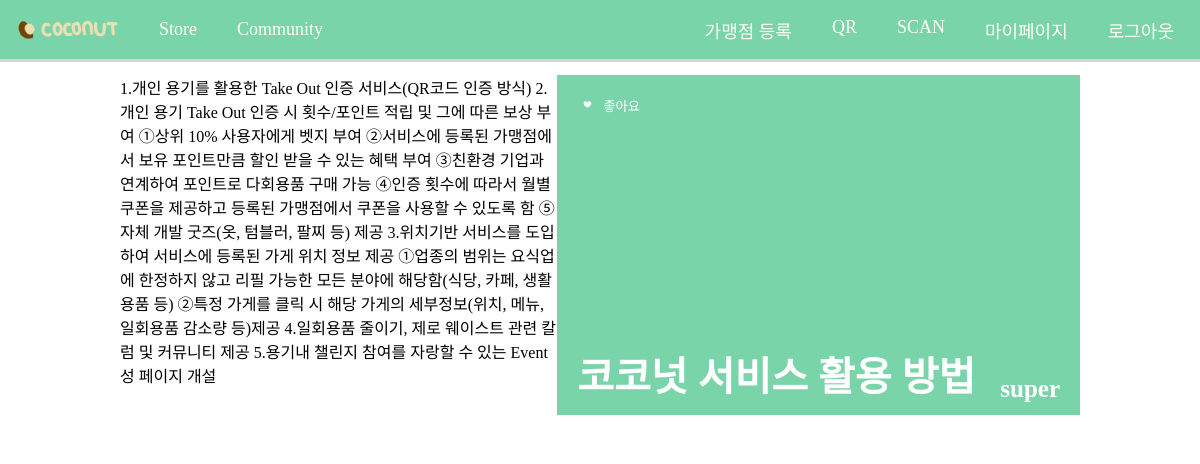
The app's page /community/21/ (signed in) with its own data.
### community/models.py (models this page shows, shortened)
class Community(models.Model):
    writer = models.CharField(max_length=200, default='')
    title = models.CharField(max_length=200, default='')
    content = models.CharField(max_length=200, default='')
    subdate = models.CharField(max_length=200, default='')

### community/views.py (the view)
# urls.py: path('<int:community_id>/', views.commu_detail, name = "commu_detail"),
def commu_detail(request, community_id):
    community_detail = Community.objects.get(id = community_id)
    return render(request,'commu_detail.html',{'community':community_detail})

### community/templates/commu_detail.html (shortened to what this page needs)
<!DOCTYPE html>
<html lang="en">
  {% load static %}
  <head>
    <link rel="stylesheet" type="text/css" href="{% static 'css/base.css' %}" />
    <link
      rel="stylesheet"
      type="text/css"
      href="{% static 'css/ssu_c.css' %}"
    />
  </head>
  <body>
    {% include 'base.html'%}
    <main>
      <div class="detail-top">
        <form method="POST" action="{%url 'commu_like' %}">
          <div class="cmd">
            <img src="/static/img/Heart.png" alt="" class="like">
            <input
              type="submit"
              name="save"
              id="save"
              value="좋아요"
              class="cmd_submit"
            />
          </div>
        </form>
        <div class="detail-title">
          <h3>{{community.title}}</h3>
          <h4>{{community.writer}}</h4>
        </div>
        <p>{{community.subdate}}</p>
      </div>
      <p>{{community.content}}</p>
    </main>
  </body>
</html>

### coconutproject/static/css/base.css (style rules this page uses)
:root { --mint: #7ad4a9; --brown: #754434; --ivory: #fffff4; --title: 25px; --subtitle: 17px; --content: 15px; }
* { font-family: "InfinitySans-RegularA1"; }
body { margin: 0; padding: 0; }
form { margin: 0; height: 250px; }

### community/static/css/ssu_c.css (style rules this page uses)
:root { --mint: #7ad4a9; --brown: #754434; --ivory: #fffff4; --title: 25px; --subtitle: 17px; --content: 15px; }
main { margin: 0 10% 0 10%; }
h3 { font-size: 40px; margin: 0; padding: 0; }
h4 { font-size: 25px; margin: 0; padding: 0; }
.detail-top { background-color: var(--mint); height: 300px; color: #ffffff; padding: 20px; float: inline-end; }
.detail-title { display: flex; align-items: flex-end; }
.detail-top h3 { margin-right: 25px; }
.like { height: 100%; color: #ffffff; }
.cmd input { border: none; background-color: transparent; color: #ffffff; height: 100%; }
.cmd { height: 20px; display: flex; align-items: center; }

### records on screen
Community: title "코코넛 서비스 활용 방법", writer "super", content "1.개인 용기를 활용한 Take Out 인증 서비스(QR코드 인증 방식) 2.개인 용기 Take Out 인증 시 횟수/포인트 적립 및 그에 따른 보상 부여 ①상위 10% 사용자에게 벳지 부여 ②서비스에 등록된 가맹점에서 보유 포인트만큼 할인 받을 수 있는 혜택 부여 ③친환경 기업과 연계하여 포인트로 다회용품 구매 가능 ④인증 횟수에 따라서 월별 쿠폰을 제공하고 등록된 가맹점에서 쿠폰을 사용할 수 있도록 함 ⑤자체 개발 굿즈(옷, 텀블러, 팔찌 등) 제공 3.위치기반 서비스를 도입하여 서비스에 등록된 가게 위치 정보 제공 ①업종의 범위는 요식업에 한정하지 않고 리필 가능한 모든 분야에 해당함(식당, 카페, 생활용품 등) ②특정 가게를 클릭 시 해당 가게의 세부정보(위치, 메뉴, 일회용품 감소량 등)제공 4.일회용품 줄이기, 제로 웨이스트 관련 칼럼 및 커뮤니티 제공 5.용기내 챌린지 참여를 자랑할 수 있는 Event성 페이지 개설"
